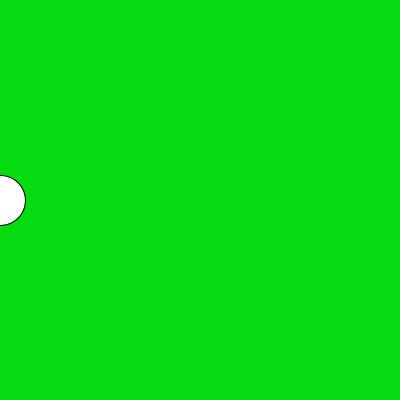
Frame 1 (no input)
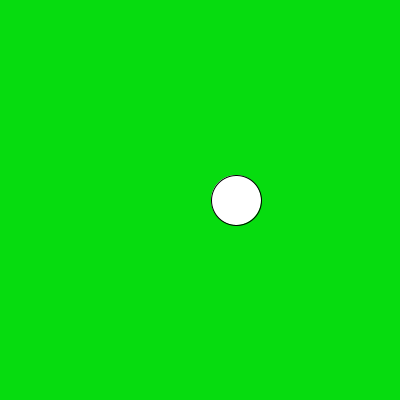
Frame 60 (the mouse pressed at the canvas centre just before this capture)
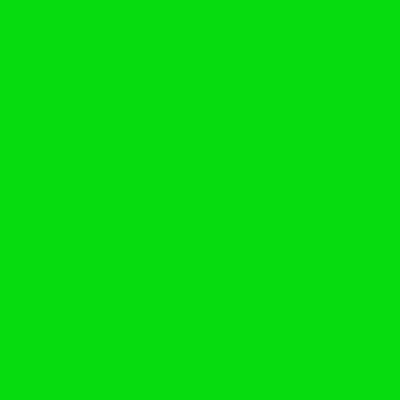
Frame 120 (the mouse held since frame 60 and released just before this capture)

The Processing sketch that drew these frames (run headless with seeded random() and noise(); from frame 60 on, the mouse is pressed at the canvas centre):

// Processing sketch: Making_Variables_Example
// ── Making_Variables_Example.pde
/**
 * Practicing making our own variables
 * Oct 28 2026
 */
//make a variable to move the circle horizontally to the right
int xPosition;  //DECLARATION STATEMENT

void setup()
{
  size(400, 400);
  
  //use an ASSIGNMENT STATEMENT to INITIALIZE the variable
  //start at the left edge
  xPosition = 0;  //"xPosition is assigned the value 0"
}

void draw()
{
  background(6, 220, 15);
  
  //draw the circle with the current value of xPosition
  circle(xPosition, height/2, 50);
  
  //change it by making a new assignment statement (that is - assign a new
  //value to xPosition)
  xPosition = xPosition + 4;  //take whatever is in xPosition and add by 1
}
